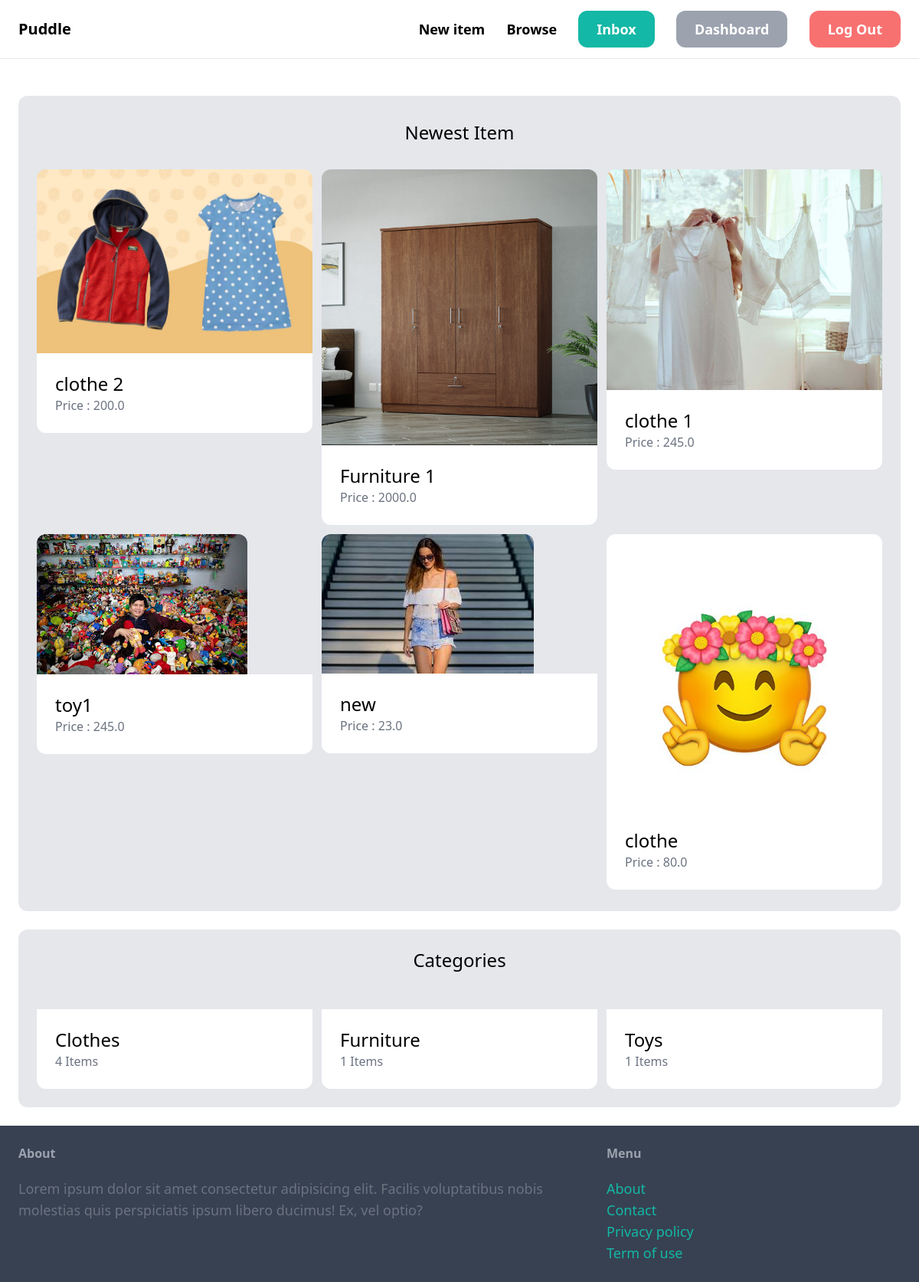
The app's page / (signed in) with its own data.
### item/models.py (models this page shows, shortened)
class Item(models.Model):
    category = models.ForeignKey(Category, related_name='items', on_delete=models.CASCADE)
    name = models.CharField(max_length=255)
    description = models.TextField(blank=True, null=True)
    price = models.FloatField()
    image = models.ImageField(upload_to='item_images',blank=True,null=True)
    is_sold = models.BooleanField(default=False)
    created_by = models.ForeignKey(User, related_name='items', on_delete=models.CASCADE)
    created_at = models.DateTimeField(auto_now_add=True)

class Category(models.Model):
    name = models.CharField(max_length=255)
    class Meta:
        ordering=('name',)
        verbose_name_plural='Categories'

### core/views.py (the view)
# urls.py: path('',views.index,name='index'),
def index(request):
    items = Item.objects.filter(is_sold=False)[0:6]
    categories = Category.objects.all()
    return render(request,'core/index.html',{
        'categories':categories,
        'items': items,
    })

### core/templates/core/index.html (shortened to what this page needs)
{% extends 'core/base.html' %}
{% block content  %}
 <div class="mt-6 px-6 py=12 bg-gray-200 rounded-xl">
    <h2 class='pt-8 mb-8 text-2xl text-center'>Newest Item</h2>
    <div class='grid grid-cols-3 gap-3 pb-7'>
        {% for item in items%}
            <div>
                <a href="{% url 'item:detail' item.id %}">
                    <div >
                        <img src="{{item.image.url}}" class="rounded-t-xl"   alt="">
                    </div>
                    <div class="p-6 bg-white rounded-b-xl">
                        <h2 class="text-2xl">{{item.name}}</h2>
                        <p class="text-gray-500">Price : {{item.price}}</p>
                    </div>
                </a>
            </div>
        {% endfor %}
    </div>
 </div>
 <div class="mt-6 px-6 py-6 bg-gray-200 rounded-xl">
    <h2 class='mb-12 text-2xl text-center'>Categories</h2>
    <div class='grid grid-cols-3 gap-3'>
        {% for category in categories %}
        <div>
            <a href="#">
                <div class="p-6 bg-white rounded-b-xl">
                    <h2 class="text-2xl">{{category.name}}</h2>
                    <p class="text-gray-500">{{category.items.count}} Items</p>
                </div>
            </a>
        </div>
    {% endfor %}
    </div>
</div>
{% endblock  %}

### records on screen
Item: image (picture), name "clothe 2", price "200.0"
Item: image (picture), name "Furniture 1", price "2000.0"
Item: image (picture), name "clothe 1", price "245.0"
Item: image (picture), name "toy1", price "245.0"
Item: image (picture), name "new", price "23.0"
Item: image (picture), name "clothe", price "80.0"
Category: name "Clothes", items.count "4"
Category: name "Furniture", items.count "1"
Category: name "Toys", items.count "1"
